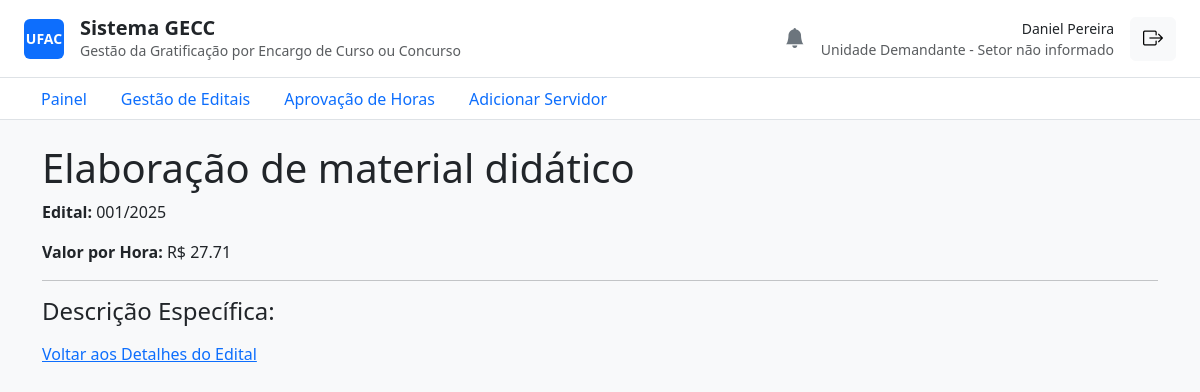
The app's page /atividades/9/ (signed in) with its own data.
### core/models.py (models this page shows, shortened)
class ServidorProfile(models.Model):
    FUNCAO_CHOICES = [
        ("Servidor", "Servidor"),
        ("Unidade Demandante", "Unidade Demandante"),
        ("PRODGEP/PROPEG", "PRODGEP/PROPEG"),
    ]
    STATUS_CHOICES = [
        ("Aguardando Homologação", "Aguardando Homologação"),
        ("Homologado", "Homologado"),
        ("Recusado", "Recusado"),
    ]
    TITULACAO_CHOICES = [
        ('Graduação', 'Graduação'),
        ('Especialização', 'Especialização'),
        ('Mestrado', 'Mestrado'),
        ('Doutorado', 'Doutorado'),
        ('Pós-Doutorado', 'Pós-Doutorado'),
    ]
    user = models.OneToOneField(User, on_delete=models.CASCADE)
    siape = models.CharField(max_length=20, unique=True, null=True, blank=True)
    cpf = models.CharField(max_length=14, unique=True, null=True, blank=True)
    setor = models.CharField(max_length=100, blank=True)
    funcao = models.CharField(max_length=30, choices=FUNCAO_CHOICES, default="Servidor")
    status = models.CharField(max_length=30, choices=STATUS_CHOICES, default="Aguardando Homologação")
    telefone = models.CharField(max_length=20, blank=True)
    limite_horas_anual = models.IntegerField(default=120)
    horas_utilizadas = models.IntegerField(default=0)
    titulacao = models.CharField(max_length=20, choices=TITULACAO_CHOICES, null=True, blank=True)
    unidade = models.ForeignKey(Unidade, on_delete=models.SET_NULL, null=True, blank=True, related_name='servidores')

class Atividade(models.Model):
    tipo = models.ForeignKey(TipoAtividade, on_delete=models.PROTECT, related_name="atividades_criadas")
    edital = models.ForeignKey(Edital, on_delete=models.CASCADE, related_name="atividades")
    descricao = models.TextField()
    servidores_alocados = models.ManyToManyField(User, related_name="atividades_alocadas", blank=True)
    created_at = models.DateTimeField(auto_now_add=True)
    updated_at = models.DateTimeField(auto_now=True)
    class Meta:
        verbose_name = "Atividade do Edital"
        verbose_name_plural = "Atividades do Edital"

class TipoAtividade(models.Model):
    GRUPO_CHOICES = [
        ("Instrutoria", "Instrutoria"),
        ("Banca", "Banca Examinadora"),
        ("Logistica", "Logística"),
        ("Aplicacao", "Aplicação de Prova"),
    ]
    VINCULO_CHOICES = [
        ('Concurso', 'Concurso Público'),
        ('Processo', 'Processo Seletivo'),
        ('Ambos', 'Ambos'),
    ]
    grupo = models.CharField(max_length=20, choices=GRUPO_CHOICES)
    nome = models.CharField(max_length=255, unique=True)
    valor_hora = models.DecimalField(max_digits=10, decimal_places=2, validators=[MinValueValidator(0)])
    vinculo = models.CharField(max_length=10, choices=VINCULO_CHOICES, default='Ambos')
    class Meta:
        verbose_name = "Tipo de Atividade (Catálogo)"
        verbose_name_plural = "Tipos de Atividade (Catálogo)"
        ordering = ["grupo", "nome"]

class Edital(models.Model):
    STATUS_CHOICES = [
        ("Rascunho", "Rascunho"),
        ("Aguardando Homologação", "Aguardando Homologação"),
        ("Homologado", "Homologado"),
        ("Recusado", "Recusado"),
        ("Ativo", "Ativo"),
        ("Finalizado", "Finalizado"),
    ]
    numero_edital = models.CharField(max_length=50, unique=True)
    titulo = models.CharField(max_length=255)
    descricao = models.TextField(blank=True)
    unidade_demandante_nome = models.CharField(max_length=255)
    data_inicio = models.DateField()
    data_fim = models.DateField()
    status = models.CharField(max_length=30, choices=STATUS_CHOICES, default="Rascunho")
    justificativa_recusa = models.TextField(blank=True, null=True)
    valor_empenho = models.DecimalField(max_digits=12, decimal_places=2, default=0.00)
    criado_por = models.ForeignKey(User, on_delete=models.PROTECT, related_name="editais_criados")
    homologado_por = models.ForeignKey(
        User,
        on_delete=models.PROTECT,
        related_name="editais_homologados",
        null=True,
        blank=True,
    )
    created_at = models.DateTimeField(auto_now_add=True)
    updated_at = models.DateTimeField(auto_now=True)
    class Meta:
        verbose_name = "Edital"
        verbose_name_plural = "Editais"
        ordering = ["-data_inicio"]

### core/views.py (the view)
# urls.py: path('atividades/<int:pk>/', views.detalhes_atividade, name='detalhes_atividade'),
@login_required
def detalhes_atividade(request, pk):
    atividade = get_object_or_404(Atividade, pk=pk)
    if atividade.edital.criado_por != request.user:
        return redirect('listar_editais')
    context = {'atividade': atividade}
    return render(request, 'detalhes_atividade.html', context)

### core/templates/detalhes_atividade.html (shortened to what this page needs)
{% extends 'base.html' %}
{% block content %}
    <h1>{{ atividade.tipo.nome }}</h1>
    <p><strong>Edital:</strong> {{ atividade.edital.numero_edital }}</p>
    <p><strong>Valor por Hora:</strong> R$ {{ atividade.tipo.valor_hora|floatformat:2 }}</p>
    <hr>
    <h4>Descrição Específica:</h4>
    <a href="{% url 'detalhes_edital' pk=atividade.edital.pk %}">Voltar aos Detalhes do Edital</a>
{% endblock %}

### core/templates/base.html (shortened to what this page needs)
<!DOCTYPE html>
<html lang="pt-br">
<head>
    <link href="https://cdn.jsdelivr.net/npm/bootstrap@5.3.3/dist/css/bootstrap.min.css" rel="stylesheet">
    <link rel="stylesheet" href="https://cdn.jsdelivr.net/npm/bootstrap-icons@1.11.3/font/bootstrap-icons.min.css">
</head>
<body class="bg-light">
    {% block header %}
    <header class="bg-white border-bottom px-4 py-3">
        <div class="d-flex justify-content-between align-items-center">
            <div class="d-flex align-items-center">
                <div class="bg-primary rounded d-flex align-items-center justify-content-center me-3" style="width: 40px; height: 40px;">
                    <span class="text-white fw-bold small">UFAC</span>
                </div>
                <div>
                    <h1 class="h5 mb-0 fw-semibold">Sistema GECC</h1>
                    <p class="small text-muted mb-0">Gestão da Gratificação por Encargo de Curso ou Concurso</p>
                </div>
            </div>
            <div class="d-flex align-items-center">
                {% if user.is_authenticated %}
                    <div class="dropdown me-3">
                        <a href="#" class="text-secondary position-relative" id="notificationDropdown" data-bs-toggle="dropdown" aria-expanded="false">
                            <i class="bi bi-bell-fill fs-5"></i>
                        </a>
                    </div>
                    <div class="text-end me-3">
                        <a href="{% url 'meu_perfil' %}" class="text-decoration-none">
                            <p class="mb-0 fw-medium small text-dark">{{ user.get_full_name|default:user.username }}</p>
                        </a>
                        <p class="small text-muted mb-0">
                            {{ user.servidorprofile.funcao }} - {{ user.servidorprofile.setor|default:"Setor não informado" }}
                        </p>
                    </div>
                    <form action="{% url 'logout' %}" method="post">
                        <button type="submit" class="btn btn-light" title="Sair">
                            <i class="bi bi-box-arrow-right fs-5"></i>
                        </button>
                    </form>
                {% endif %}
            </div>
        </div>
    </header>
    {% endblock header %}
    {% block navigation %}
    {% if user.is_authenticated %}
        <nav class="bg-white border-bottom px-4">
            <ul class="nav nav-tabs border-0">
                <li class="nav-item">
                    <a class="nav-link {% if request.resolver_match.url_name == 'painel' %}active{% endif %}" href="{% url 'painel' %}">Painel</a>
                </li>
                {% if user.servidorprofile.funcao == 'Unidade Demandante' %}
                    <li class="nav-item">
                        <a class="nav-link {% if 'editais' in request.path %}active{% endif %}" href="{% url 'listar_editais' %}">Gestão de Editais</a>
                    </li>
                    <li class="nav-item">
                        <a class="nav-link {% if 'horas/aprovar' in request.path %}active{% endif %}" href="{% url 'aprovar_horas' %}">Aprovação de Horas</a>
                    </li>
                    <li class="nav-item">
                        <a class="nav-link {% if 'servidores/adicionar' in request.path %}active{% endif %}" href="{% url 'adicionar_servidor' %}">Adicionar Servidor</a>
                    </li>
                {% endif %}
            </ul>
        </nav>
    {% endif %}
    {% endblock navigation %}
    <main class="container my-4">
{% block content %}{% endblock %}
    </main>
</body>
</html>

### records on screen
Atividade: tipo.nome "Elaboração de material didático", edital.numero_edital "001/2025", tipo.valor_hora "27.71"

### other values on screen
{{ user.get_full_name|default:user.username }} "Daniel Pereira"
{{ user.servidorprofile.funcao }} "Unidade Demandante"
{{ user.servidorprofile.setor|default:"Setor não informado" }} "Setor não informado"
